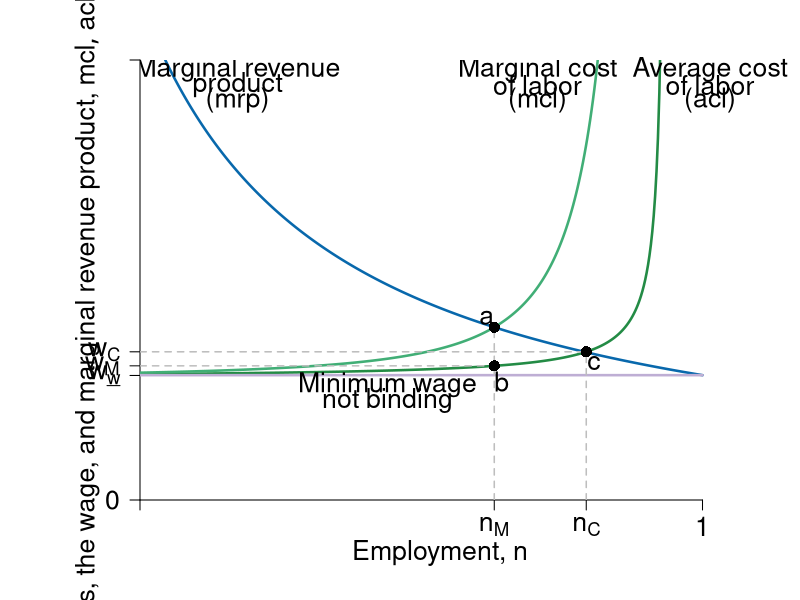
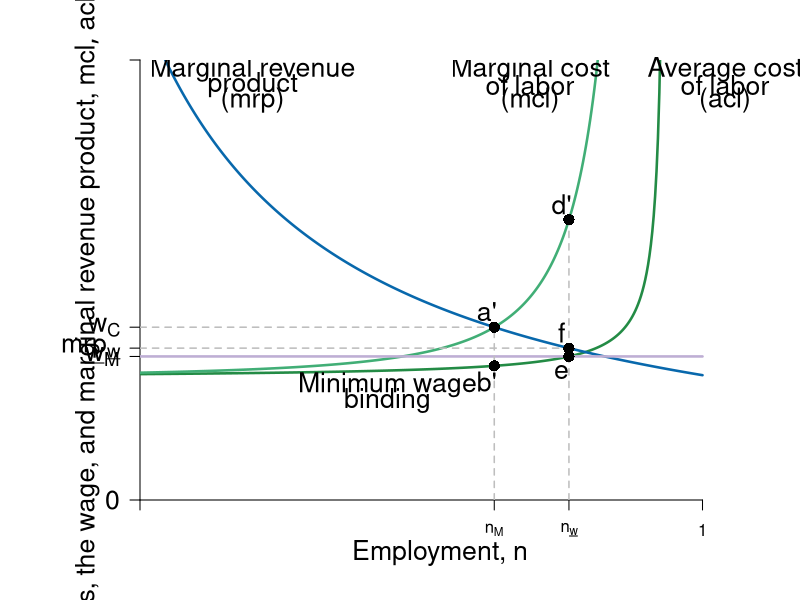
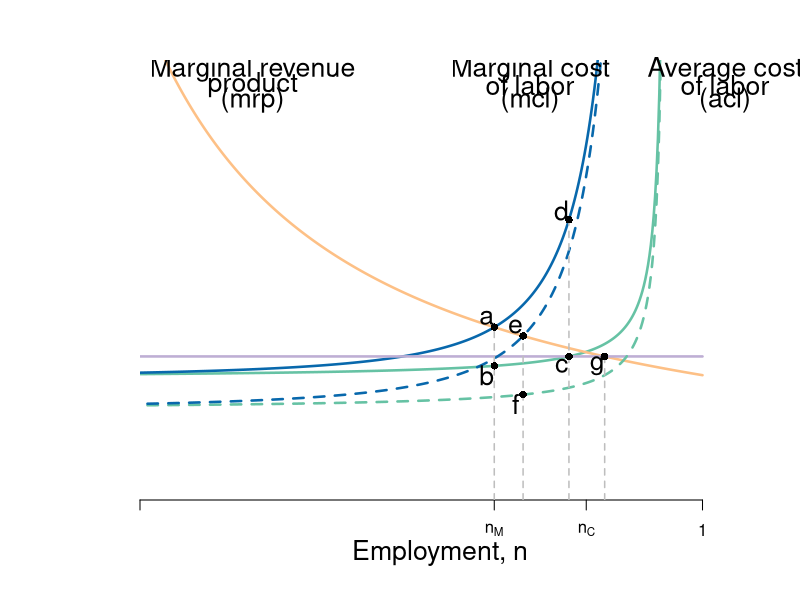

These charts were generated, in order, by the following R code:
require(shape, rootSolve)

#define functions
Delta <- function(n,v=0.05){
  1-v*n / (1-n)
}

ACL <- function(n, a = 1, tau = 0.5, v = 0.05, b = 2, s = 0) {
  a / ( tau * Delta(n,v) ) + b - s
}


MCL <- function(n,a=1,tau = 0.5 , v = 0.05, b = 2, s= 0) {
  d_Delta <- function(n,v= 0.05){
    -v/(1-n)^2
  }
  d_ACL <- function(n,a=1,tau = 0.5 , v = 0.05, b = 2, s= 0){
    - a*d_Delta(n,v) / (tau * Delta(n,v)^2)
  }
  ACL(n,a,tau,v,b,s) + n * d_ACL(n, a,tau, v, b, s)
}

MRP<-function(n){
  4/n
}
# solve the level of employment in different setting.
employment <- function(a=1,tau = 0.5 , v = 0.05, b = 2, s = 0, min = FALSE){
  ## return the employment level
  ## The four cases: 
  ## No EITC, no min wage:  employment()
  ## No EITC, min = 4.6: employment(min =  4.6)
  ## EITC, no min wage: employment(s=1)
  ## EITC, min = 4.6: employment(min = 4.6, s = 1)
  nmax <- 1/(1+v)-0.001
  if (min == FALSE){
    n <- uniroot(MRP_eq_MCL(n,a,tau,v,b,s),c(0.0001,nmax))$root
  } else{
    n1 <- uniroot(MRP_eq_min(n, min),c(0.0001,nmax))$root
    n2 <- uniroot(ACL_eq_min(n, a, tau, v, b, s, min),c(0.0001,nmax))$root
    n <- min(n1,n2)
  }
  return(n)
}

MRP_eq_MCL <- function(n,a=1,tau = 0.5 , v = 0.05, b = 2, s = 0){
  equation <- function(n){
    MRP(n) - MCL(n,a,tau,v, b, s)
  }
}
ACL_eq_min <- function(n, a = 1, tau = 0.5, v = 0.05, b = 2, s = 0, min = 4.6){
  equation<-function(n){
    ACL(n,a,tau,v,b,s)-min
  }
}
MRP_eq_min <- function(n,min=4.6){
  equation <- function(n){
    MRP(n) - min
  }
}
Min <- function(n, min = 4.6){
  min*n/n
}

#Set parameters for graphics
axislabelsize <- 1.6
graphlinewidth <- 2.5
segmentlinewidth <- 1.5

COL <- c("#7fc97f", "#beaed4", "#fdc086", "#ffff99", "#386cb0", "#f0027f", "#bf5b17", "#666666")
COLA <- c("#e0f3db", "#99d8c9","#66c2a4","#41ae76", "#238b45", "#005824")
COLB <- c("#4eb3d3", "#2b8cbe", "#0868ac","#084081")

ylims <- c(0, 14.1)
xlims <- c(0.25, 1.05)
npts <- 501
x <- seq(xlims[1], xlims[2], length.out = npts)
y <- seq(ylims[1], ylims[2], length.out = npts) 

# ----
# first plot: competitive vs monopsony
pdf(file = "employment/monopsony_minwage1.pdf", width = 12, height = 10)
par(mar =  c(5, 7, 3, 3))

#Notice the plot starts at x = 0.2 not 0
plot(xlims[1], 0, xlim = xlims, ylim = ylims, type = "n",
     xlab = expression(paste("")),
     ylab = expression(paste("")), 
     xaxt = "n", 
     yaxt = "n", 
     cex.lab = axislabelsize, 
     bty = "n", 
     xaxs="i", 
     yaxs="i"
)

# ticksx <- seq(from = 0, to = xlims[2], by = 0.2)
# xlabels <- seq(from = 0, to = xlims[2], by = 0.2)
# ticksy <- seq(from = 0, to = ylims[2], by = 2)
# ylabels <- seq(from = 0, to = ylims[2], by = 2)

ticksx <- c(xlims[1], employment(), 0.845, 1)
xlabels <- c(NA, expression(paste(n[M])), expression(paste(n[C])), 1)
ticksy <- c(ylims[1], ACL(0.85) - 0.8, ACL(employment()), ACL(0.845), ylims[2])
ylabels <- c(0, expression(paste(w[underline("w")])), expression(paste(w[M])), expression(paste(w[C])), NA)

axis(1, at = ticksx, pos = 0, labels = xlabels, cex.axis = axislabelsize)
axis(2, at = ticksy, pos = xlims[1], labels = ylabels, las = 1, cex.axis = axislabelsize)

npts <- 500 
xx1 <- seq(0.01, 0.95, length.out = npts)
xx2 <- seq(0, 1, length.out = 600)

#Draw the graphs
lines(xx1, ACL(xx1), col = COLA[5], lwd  = graphlinewidth)
lines(xx1, MCL(xx1), col = COLA[4], lwd = graphlinewidth)
lines(xx2, MRP(xx2), col = COLB[3], lwd = graphlinewidth)
lines(xx2, Min(xx2, 4), col = COL[2],lwd = graphlinewidth)
#lines(xx1, Min(xx1), col = COL[6], lwd = graphlinewidth)
# with s=1
## lines(xx1, ACL(xx1, s = 1), col = COLA[3], lwd = graphlinewidth, lty= 3)
## lines(xx1, MCL(xx1, s = 1), col = COLB[1], lwd = graphlinewidth,lty = 3)

#Axis labels
mtext(expression(paste("Employment, ", n)), side = 1, line = 2.5, cex = axislabelsize)
text(0.18, 0.5*ylims[2], expression(paste("Costs, the wage, and marginal revenue product, ", list(mcl, acl, w, mrp) )), xpd = TRUE, cex = axislabelsize, srt = 90) 


#add segments
segments(0, ACL(employment()), employment(), ACL(employment()), lty = 2, col = "gray", lwd = segmentlinewidth)
segments(employment(), 0, employment(), MRP(employment()), lty = 2, col = "gray", lwd = segmentlinewidth)

segments(0, ACL(0.845), 0.845, ACL(0.845), lty = 2, col = "gray", lwd = segmentlinewidth)
segments(0.845, 0, 0.845, ACL(0.845), lty = 2, col = "gray", lwd = segmentlinewidth)

## add points

points(employment(), ACL(employment()), pch = 16, col = "black", cex = 1.5)
points(employment(), MRP(employment()), pch = 16, col = "black", cex = 1.5)
points(0.845, ACL(0.845), pch = 16, col = "black", cex = 1.5)

# label points
text(employment() + 0.01, ACL(employment()) - 0.5 , "b", cex = axislabelsize)
text(employment() - 0.01, MCL(employment()) + 0.3 , "a", cex = axislabelsize)
text(0.845 + 0.01, ACL(0.85) - 0.4, "c", cex = axislabelsize)


# add labels to graphs
#text(1.03, 14.3, "Monopsony", cex = axislabelsize, xpd = TRUE)
text(1.01, 13.8, "Average cost", cex = axislabelsize, xpd = TRUE)
text(1.01, 13.3, "of labor", cex = axislabelsize, xpd = TRUE)
text(1.01, 12.8, "(acl)", cex = axislabelsize, xpd = TRUE)

#text(0.77, 14.3, "Monopsony", cex = axislabelsize, xpd = TRUE)
text(0.78, 13.8, "Marginal cost", cex = axislabelsize)
text(0.78, 13.3, "of labor", cex = axislabelsize)
text(0.78, 12.8, "(mcl)", cex = axislabelsize)

text(0.38, 13.8, "Marginal revenue", cex = axislabelsize)
text(0.38, 13.3, "product", cex = axislabelsize)
text(0.38, 12.8, "(mrp)", cex = axislabelsize)

text(0.58, ACL(0.85) - 1.1, "Minimum wage", cex = axislabelsize)
text(0.58, ACL(0.85) - 1.6, "not binding", cex = axislabelsize)

# text(0.85, 3.7, "Competitive", cex = axislabelsize)
# text(0.85, 3.2, "Marginal cost", cex = axislabelsize)
# text(0.85, 2.7, "of labor", cex = axislabelsize)
# text(0.85, 2.2, expression(paste( (mcl[C]) )), cex = axislabelsize)



dev.off()
# ----
# second plot:  monopsony and minwage
pdf(file = "employment/monopsony_minwage2.pdf", width = 12, height = 10)
par(mar =  c(5, 7, 3, 3))

plot(xlims[1], 0, xlim = xlims, ylim = ylims, type = "n",
     xlab = expression(paste("")),
     ylab = expression(paste("")), 
     xaxt = "n", 
     yaxt = "n", 
     cex.lab = axislabelsize, 
     bty = "n", 
     xaxs="i", 
     yaxs="i"
)

ticksx2 <- c(xlims[1], employment(), employment(min = 4.6), 1)
xlabels2 <- c(NA, expression(paste(n[M])), expression(paste(n[underline("w")])), 1)
ticksy2 <- c(ylims[1], ACL(employment(min = 4.6)), MRP(employment(min = 4.6)), MCL(employment()), ylims[2])
ylabels2 <- c(0, expression(paste(underline("w")["M"])), expression(paste("mrp"[underline("w")])), expression(paste(w[C])), NA)

#Axis Lines
axis(1, at = ticksx2, pos = 0, labels = xlabels2)
#axis(2, at = ticksy, pos = 0, labels = ylabels, las = 1)
axis(2, at = ticksy2, pos = xlims[1], labels = ylabels2, las = 1, cex.axis = axislabelsize)


#Draw the graphs
lines(xx1, ACL(xx1), col = COLA[5], lwd  = graphlinewidth)
lines(xx1, MCL(xx1), col = COLA[4], lwd = graphlinewidth)
lines(xx2, MRP(xx2), col = COLB[3], lwd = graphlinewidth)
lines(xx2,Min(xx2), col = COL[2],lwd = graphlinewidth)

#Axis labels
mtext(expression(paste("Employment, ", n)), side = 1, line = 2.5, cex = axislabelsize)
# text(-0.1, 0.5*ylims[2], expression(paste("Marginal revenue and marginal cost, ", list(mrp, mcl) )), xpd = TRUE, cex = axislabelsize, srt = 90) 
text(0.18, 0.5*ylims[2], expression(paste("Costs, the wage, and marginal revenue product, ", list(mcl, acl, w, mrp) )), xpd = TRUE, cex = axislabelsize, srt = 90) 


#add segments
segments(employment(), 0, employment(), MRP(employment()), lty = 2, col = "gray", lwd = segmentlinewidth)
segments(employment(min = 4.6), 0, employment(min =  4.6), MCL(employment(min = 4.6)), lty = 2, col = "gray", lwd = segmentlinewidth)
segments(0, MCL(employment()), employment(), MCL(employment()), lty = 2, col = "gray", lwd = segmentlinewidth)
segments(0, MRP(employment(min = 4.6)), employment(min = 4.6), MRP(employment(min = 4.6)), lty = 2, col = "gray", lwd = segmentlinewidth)
## add points

points(employment(), ACL(employment()), pch = 16, col = "black", cex = 1.5)
points(employment(), MRP(employment()), pch = 16, col = "black", cex = 1.5)
points(employment(min=4.6), MCL(employment(min=4.6)), pch = 16, col = "black", cex = 1.5)
points(employment(min=4.6), Min(employment(min=4.6)), pch = 16, col = "black", cex = 1.5)
points(employment(min = 4.6), MRP(employment(min = 4.6)), pch = 16, col = "black", cex = 1.5)

# add labels
text(1.03, 13.8, "Average cost", cex = axislabelsize, xpd = TRUE)
text(1.03, 13.3, "of labor", cex = axislabelsize, xpd = TRUE)
text(1.03, 12.8, "(acl)", cex = axislabelsize, xpd = TRUE)

text(0.77, 13.8, "Marginal cost", cex = axislabelsize)
text(0.77, 13.3, "of labor", cex = axislabelsize)
text(0.77, 12.8, "(mcl)", cex = axislabelsize)

text(0.4, 13.8, "Marginal revenue", cex = axislabelsize)
text(0.4, 13.3, "product", cex = axislabelsize)
text(0.4, 12.8, "(mrp)", cex = axislabelsize)

text(employment()-0.01,ACL(employment())-0.5 , "b'", cex = axislabelsize)
text(employment()-0.01,MCL(employment())+0.5 , "a'", cex = axislabelsize)
text(employment(min = 4.6)-0.01,ACL(employment(min = 4.6))-0.5 , "e", cex = axislabelsize)
text(employment(min = 4.6)-0.01,MCL(employment(min =  4.6))+0.5 , "d'", cex = axislabelsize)
text(employment(min = 4.6)-0.01, MRP(employment(min = 4.6))+0.5, "f", cex = axislabelsize)

text(0.58, ACL(0.85) - 1.1, "Minimum wage", cex = axislabelsize)
text(0.58, ACL(0.85) - 1.6, "binding", cex = axislabelsize)

dev.off()
# ----
# third plot:  monopsony, minwage and EITC
pdf(file = "employment/monopsony_minwage3.pdf", width = 15, height = 12)
par(mar =  c(5, 7, 3, 3))

plot(0, 0, xlim = xlims, ylim = ylims, type = "n",
     xlab = expression(paste("")),
     ylab = expression(paste("")), 
     xaxt = "n", 
     yaxt = "n", 
     cex.lab = axislabelsize, 
     bty = "n", 
     xaxs="i", 
     yaxs="i"
)


axis(1, at = ticksx, pos = 0, labels = xlabels)
axis(2, at = ticksy, pos = 0, labels = ylabels, las = 1)

#Draw the graphs
lines(xx1, ACL(xx1), col = COLA[3], lwd  = graphlinewidth)
lines(xx1, MCL(xx1), col = COLB[3], lwd = graphlinewidth)
lines(xx2, MRP(xx2), col = COL[3], lwd = graphlinewidth)
lines(xx2,Min(xx2), col = COL[2],lwd = graphlinewidth)
# with s=1
lines(xx1, ACL(xx1, s = 1), col = COLA[3], lwd = graphlinewidth, lty= 2)
lines(xx1, MCL(xx1, s = 1), col = COLB[3], lwd = graphlinewidth,lty = 2)

#Axis labels
mtext(expression(paste("Employment, ", n)), side = 1, line = 2.5, cex = axislabelsize)
text(-0.1, 0.5*ylims[2], expression(paste("Marginal cost, average cost, and marginal revenue product, ", list(mcl, acl, mrp) )), xpd = TRUE, cex = axislabelsize, srt = 90) 


#add segments
segments(employment(), 0, employment(), MRP(employment()), lty = 2, col = "gray", lwd = segmentlinewidth)
segments(employment(min = 4.6), 0, employment(min =  4.6), MCL(employment(min = 4.6)), lty = 2, col = "gray", lwd = segmentlinewidth)
segments(employment(min = 4.6, s=1), 0, employment(min =  4.6, s=1), MRP(employment(min = 4.6, s= 1)), lty = 2, col = "gray", lwd = segmentlinewidth)
segments(employment(s=1), 0, employment(s=1), MRP(employment(s= 1)), lty = 2, col = "gray", lwd = segmentlinewidth)
## add points

points(employment(), ACL(employment()), pch = 16, col = "black", cex = 1)
points(employment(), MRP(employment()), pch = 16, col = "black", cex = 1)
points(employment(min=4.6), MCL(employment(min=4.6)), pch = 16, col = "black", cex = 1)
points(employment(min=4.6), Min(employment(min=4.6)), pch = 16, col = "black", cex = 1)
#with s=1
points(employment(s=1), ACL(s=1,employment(s=1)), pch = 16, col = "black", cex = 1)
points(employment(s=1), MRP(employment(s=1)), pch = 16, col = "black", cex = 1)
points(employment(min=4.6,s=1), MCL(s=1,employment(min=4.6,s=1)), pch = 16, col = "black", cex = 1)
points(employment(min=4.6,s=1), Min(employment(min=4.6,s=1)), pch = 16, col = "black", cex = 1)

# add labels
text(1.03, 13.8, "Average cost", cex = axislabelsize, xpd = TRUE)
text(1.03, 13.3, "of labor", cex = axislabelsize, xpd = TRUE)
text(1.03, 12.8, "(acl)", cex = axislabelsize, xpd = TRUE)

text(0.77, 13.8, "Marginal cost", cex = axislabelsize)
text(0.77, 13.3, "of labor", cex = axislabelsize)
text(0.77, 12.8, "(mcl)", cex = axislabelsize)

text(0.4, 13.8, "Marginal revenue", cex = axislabelsize)
text(0.4, 13.3, "product", cex = axislabelsize)
text(0.4, 12.8, "(mrp)", cex = axislabelsize)

text(employment()-0.01,ACL(employment())-0.3 , "b", cex = axislabelsize)
text(employment()-0.01,MCL(employment())+0.3 , "a", cex = axislabelsize)
text(employment(min = 4.6)-0.01,ACL(employment(min = 4.6))-0.3 , "c", cex = axislabelsize)
text(employment(min = 4.6)-0.01,MCL(employment(min =  4.6))+0.3 , "d", cex = axislabelsize)
text(employment(s=1)-0.01,ACL(s=1,employment(s=1))-0.3 , "f", cex = axislabelsize)
text(employment(s=1)-0.01,MCL(employment(s=1),s=1)+0.3 , "e", cex = axislabelsize)
text(employment(s=1, min = 4.6)-0.01,4.6-0.3 , "g", cex = axislabelsize)
dev.off()
